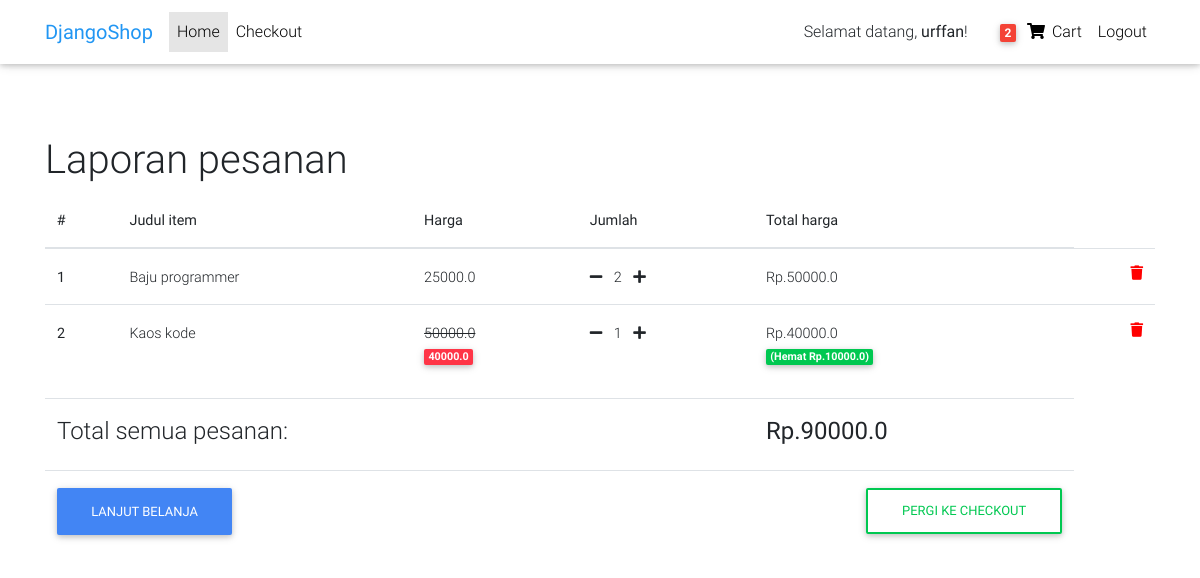
/order-summary/ (signed in), run on the app's committed database.
### core/models.py (models this page shows, shortened)
class Order(models.Model):
    user            = models.ForeignKey(settings.AUTH_USER_MODEL, on_delete=models.CASCADE)
    items           = models.ManyToManyField(OrderItem)
    start_date      = models.DateTimeField(auto_now_add=True)
    ordered_date    = models.DateTimeField()
    ordered         = models.BooleanField(default=False)
    billing_address = models.ForeignKey(
        'BillingAddress', on_delete=models.SET_NULL, blank=True, null=True
    )
    payment         = models.ForeignKey(
        'Payment', on_delete=models.SET_NULL, blank=True, null=True
    )
    coupon          = models.ForeignKey('Coupon', on_delete=models.SET_NULL, blank=True, null=True)
    def get_total(self):
        total       = 0
        for order_item in self.items.all():
            total   += order_item.get_final_price()
        return total

class OrderItem(models.Model):
    user            = models.ForeignKey(settings.AUTH_USER_MODEL, on_delete=models.CASCADE)
    ordered         = models.BooleanField(default=False)
    item            = models.ForeignKey(Item, on_delete=models.CASCADE)
    quantity        = models.IntegerField(default=1)
    def get_total_item_price(self):
        return self.quantity * self.item.price
    def get_total_discount_item_price(self):
        return self.quantity * self.item.discount_price
    def get_amount_saved(self):
        return self.get_total_item_price() - self.get_total_discount_item_price()
    def get_final_price(self):
        if self.item.discount_price:
            return self.get_total_discount_item_price()
        return self.get_total_item_price()

class Item(models.Model):
    title           = models.CharField(max_length=100)
    price           = models.FloatField()
    discount_price  = models.FloatField(blank=True, null=True)
    category        = models.CharField(choices=CATEGORY_CHOICES, max_length=2)
    label           = models.CharField(choices=LABEL_CHOICES, max_length=1)
    slug            = models.SlugField()
    description     = models.TextField(null=True)
    image           = models.ImageField(null=True, blank=True)

### core/views.py (the view)
# urls.py: path('order-summary/', OrderSummaryView.as_view(), name='order-summary'),
class OrderSummaryView(View):
    def get(self, *args, **kwargs):
        try:
            order       = Order.objects.get(user=self.request.user, ordered=False)
            context     = {
                'object': order
            }
            return render(self.request, 'order_summary.html', context)
        except ObjectDoesNotExist:
            messages.error(self.request, "Kamu belum punya pesanan")
            return redirect('/')

### core/templatetags/cart_template_tags.py (called while the page is built)
@register.filter
def cart_item_count(user):
    if user.is_authenticated:
        qs      = Order.objects.filter(user=user, ordered=False)
        if qs.exists():
            return qs[0].items.count()
    return 0

### templates/order_summary.html (shortened to what this page needs)
{% extends 'base.html' %}
{% block content %}
{% include 'snippets/nav.html' %}
<div class="container-fluid">
    <div class="container mt-5 pt-3">
{% if request.user.is_authenticated %}
        <h1>Laporan pesanan</h1>
        <table class="table">
            <thead>
                <tr>
                    <th scope="col">#</th>
                    <th scope="col">Judul item</th>
                    <th scope="col">Harga</th>
                    <th scope="col">Jumlah</th>
                    <th scope="col">Total harga</th>
                </tr>
            </thead>
            <tbody>
                {% for order_item in object.items.all %}
                <tr>
                    <th scope="row">{{ forloop.counter }}</th>
                    <td>{{ order_item.item.title }}</td>
                    <td>
                        {% if order_item.item.discount_price %}
                            <del>{{ order_item.item.price }}</del>
                            <p>
                                <span class="badge badge-danger">
                                    {{ order_item.item.discount_price }}
                                </span>
                            </p>
                        {% else %}
                            {{ order_item.item.price }}
                        {% endif %}
                    </td>
                    <td>
                        <a href="{% url 'core:remove-single-item-from-cart' order_item.item.slug %}"><i class="fas fa-minus mr-2"></i></a>
                        {{ order_item.quantity }}
                        <a href="{% url 'core:add-to-cart' order_item.item.slug %}"><i class="fas fa-plus ml-2"></i></a>
                    </td>
                    <td>
                        {% if order_item.item.discount_price %}
                            Rp.{{ order_item.get_total_discount_item_price }}
                            <p>
                                <span class="badge badge-success">(Hemat Rp.{{ order_item.get_amount_saved }})</span>
                            </p>
                        {% else %}
                            Rp.{{ order_item.get_total_item_price }}
                        {% endif %}
                    </td>
                    <td>
                        <a style="color: red;" href="{% url 'core:remove-from-cart' order_item.item.slug %}">
                            <i class="fas fa-trash float-right"></i>
                        </a>
                    </td>
                </tr>
                {% endfor %}
                {% if object.get_total %}
                <tr>
                    <td colspan="4"><h4>Total semua pesanan: </h4></td>
                    <td><h4><b>Rp.{{ object.get_total }}</b></h4></td>
                </tr>
                <tr>
                    <td colspan="5">
                        <a href="/" class="btn btn-primary float-left">Lanjut belanja</a>
                        <a href="{% url 'core:checkout' %}" class="btn btn-outline-success float-right">Pergi ke checkout</a>
                    </td>
                </tr>
                {% endif %}
            </tbody>
        </table>
{% else %}
    <small>Ups, kamu belum login, silahkan login <a href="{% url 'login' %} ">disini!</a></small>
{% endif %}
    </div>
</div>
{% endblock content %}

### templates/snippets/nav.html (shortened to what this page needs)
{% load cart_template_tags %}
<nav class="navbar fixed-top navbar-expand-lg navbar-light white scrolling-navbar">
    <div class="container">
        <a class="navbar-brand waves-effect"target="_blank">
            <strong class="blue-text">DjangoShop</strong>
        </a>
        <div class="collapse navbar-collapse" id="navbarSupportedContent">
            <ul class="navbar-nav mr-auto">
                <li class="nav-item active">
                    <a class="nav-link waves-effect" href="{% url 'core:item-list' %}">Home
                    </a>
                </li>
                {% if request.user.is_authenticated %}
                <li class="nav-item">
                    <a class="nav-link waves-effect" href="{% url 'core:checkout' %}"
                    target="_blank">Checkout</a>
                </li>
                {% endif %}
            </ul>
            <ul class="navbar-nav nav-flex-icons">
                {% if request.user.is_authenticated %}
                <li class="nav-item mt-2 mr-4">
                    <span class="clearfix d-none d-sm-inline-block"> Selamat datang, <b>{{user}}</b>! </span>
                </li>
                <li class="nav-item">
                    <a href="{% url 'core:order-summary' %}" class="nav-link waves-effect">
                        <span class="badge red z-depth-1 mr-1"> {{ request.user|cart_item_count }} </span>
                        <i class="fas fa-shopping-cart"></i>
                        <span class="clearfix d-none d-sm-inline-block"> Cart </span>
                    </a>
                </li>
                <li class="nav-item">
                    <a href="{% url 'logout' %}" class="nav-link waves-effect">
                        <span class="clearfix d-none d-sm-inline-block"> Logout </span>
                    </a>
                </li>
                {% endif %}
            </ul>
        </div>
        </div>
    </nav>

### data on the page
OrderItem: item "Baju programmer", item.price "25000.0", quantity "2", get_total_item_price "50000.0"
OrderItem: item "Kaos kode", item.price "50000.0", item.discount_price "40000.0", quantity "1", get_total_discount_item_price "40000.0", get_amount_saved "10000.0"
Order: get_total "90000.0"

### other printed values
{{ user }} "urffan"
{{ request.user|cart_item_count }} "2"
